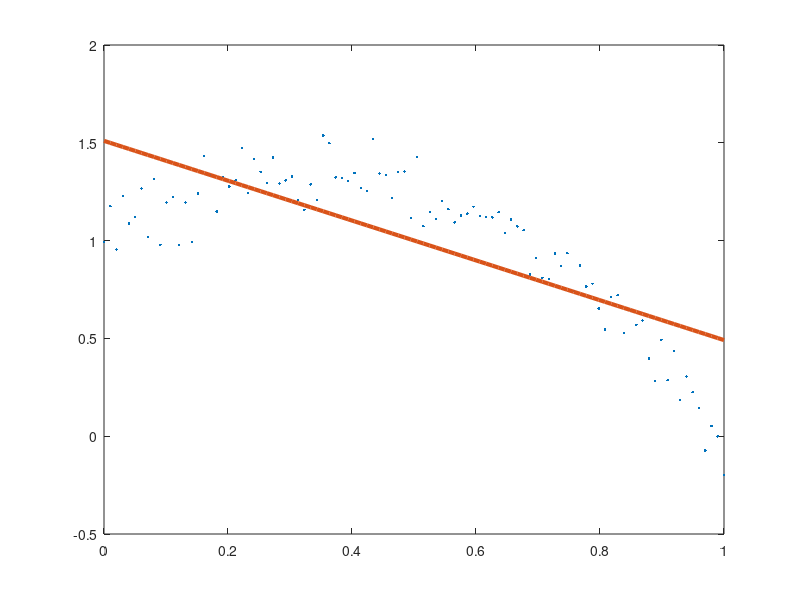

Write MATLAB code to recreate this figure.
%% NOISYFIT.M Compute a linear fit to some noisy data
% For CS319 Lab 3

e = 0.1; % magnitude of the noise
d = 1; % degree of the polynomial fit.
f = @(x) 1+2*x - 3*x.^2;

x = linspace(0,1,100);
y = f(x) + e*randn(size(x));
p = polyfit(x , y , d) ;

plot(x,y, '.', x, polyval(p, x), 'LineWidth',3)